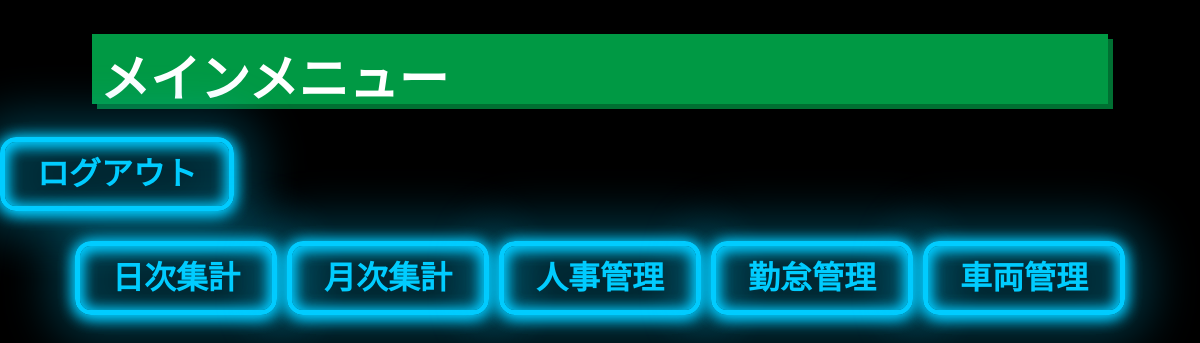
/main_menu/index.php, run on an earlier commit of the app's database.
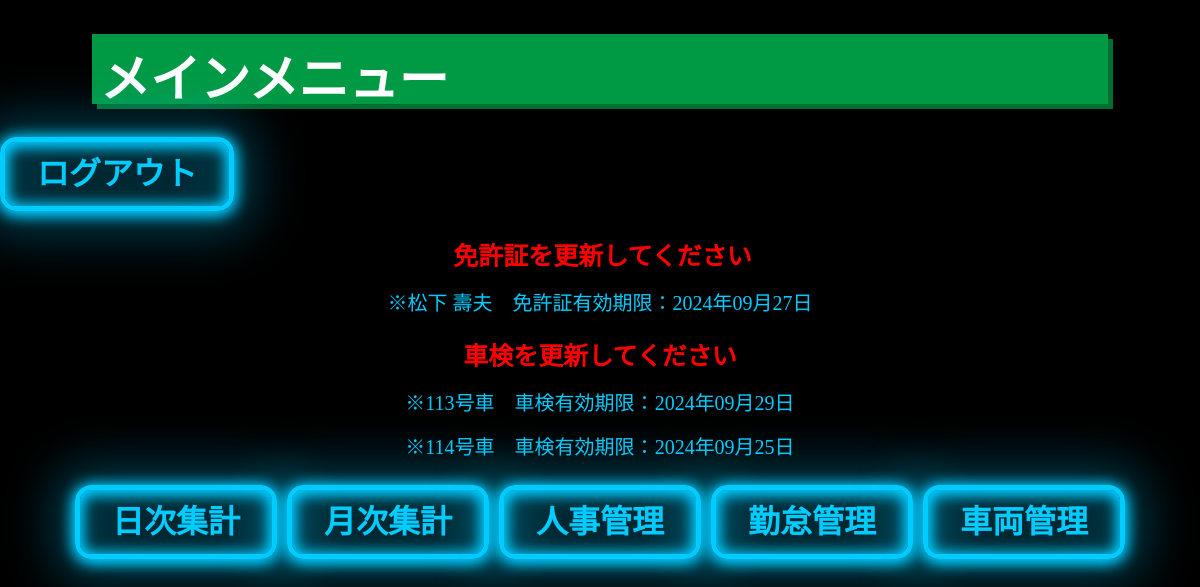
And on a later commit of the database.
### tables this page shows
CREATE TABLE `accounts` (
  `account_id` int(11) NOT NULL,
  `account_password` varchar(100) DEFAULT NULL COMMENT 'パスワード',
  `account_no` int(5) NOT NULL COMMENT '従業員No',
  `account_salesoffice` int(1) NOT NULL COMMENT '所属営業所',
  `account_kana01` varchar(20) NOT NULL COMMENT 'なまえ（氏）',
  `account_kana02` varchar(20) NOT NULL COMMENT 'なまえ（名）',
  `account_name01` varchar(20) NOT NULL COMMENT '漢字（氏）',
  `account_name02` varchar(20) NOT NULL COMMENT '漢字（名）',
  `account_birthday` date DEFAULT NULL COMMENT '生年月日',
  `account_jenda` int(1) NOT NULL COMMENT '性別',
  `account_bloodtype` int(1) NOT NULL COMMENT '血液型',
  `account_zipcord` char(8) DEFAULT NULL COMMENT '郵便番号',
  `account_pref` varchar(4) NOT NULL COMMENT '都道府県',
  `account_address01` varchar(150) NOT NULL COMMENT '市町村区',
  `account_address02` varchar(150) NOT NULL COMMENT '町名番地',
  `account_address03` varchar(100) DEFAULT NULL COMMENT 'マンション名など',
  `account_tel1` varchar(13) DEFAULT NULL COMMENT '連絡先1',
  `account_tel2` varchar(13) DEFAULT NULL COMMENT '連絡先2',
  `account_license_expiration_date` date DEFAULT NULL COMMENT '免許証有効期限',
  `account_guarentor_kana01` varchar(20) DEFAULT NULL COMMENT '保証人氏（ふりがな）',
  `account_guarentor_kana02` varchar(20) DEFAULT NULL COMMENT '保証人名（ふりがな）',
  `account_guarentor_name01` varchar(20) DEFAULT NULL COMMENT '保証人氏（漢字）',
  `account_guarentor_name02` varchar(20) DEFAULT NULL COMMENT '保証人名（漢字）',
  `account_relationship` varchar(5) DEFAULT NULL COMMENT '続柄',
  `account_guarentor_zipcode` char(8) DEFAULT NULL COMMENT '保証人郵便番号',
  `account_guarentor_pref` varchar(4) DEFAULT NULL COMMENT '保証人都道府県',
  `account_guarentor_address01` varchar(150) DEFAULT NULL COMMENT '保証人市区町村',
  `account_guarentor_address02` varchar(150) DEFAULT NULL COMMENT '保証人町名番地',
  `account_guarentor_address03` varchar(100) DEFAULT NULL COMMENT '保証人マンション名など',
  `account_guarentor_tel1` varchar(13) DEFAULT NULL COMMENT '保証人連絡先1',
  `account_guarentor_tel2` varchar(13) DEFAULT NULL COMMENT '保証人連絡先2',
  `account_department` int(1) NOT NULL COMMENT '所属課',
  `account_workclass` int(2) NOT NULL COMMENT '勤務区分',
  `account_classification` int(1) NOT NULL COMMENT '職種区分',
  `account_enrollment` int(1) DEFAULT NULL COMMENT '在籍区分',
  `account_employment_date` date DEFAULT NULL COMMENT '雇用年月日',
  `account_appointment_date` date DEFAULT NULL COMMENT '選任年月日',
  `account_retirement_date` date DEFAULT NULL COMMENT '退職年月日',
  `registration_date` date NOT NULL COMMENT '登録日',
  `updated_at` timestamp NOT NULL DEFAULT current_timestamp() COMMENT '更新日',
  `last_login_time` datetime DEFAULT NULL
);

CREATE TABLE `vehicles` (
  `car_id` int(11) NOT NULL,
  `car_number_name` varchar(5) NOT NULL COMMENT '車番',
  `car_model` varchar(10) NOT NULL COMMENT '車種',
  `car_name` varchar(30) NOT NULL COMMENT '車名',
  `car_transpottaition` varchar(5) NOT NULL COMMENT '運輸支局',
  `car_classification_no` int(3) NOT NULL COMMENT '分類番号',
  `car_purpose` varchar(1) NOT NULL COMMENT '用途別',
  `car_number` varchar(5) NOT NULL COMMENT '番号',
  `car_chassis_number` varchar(20) NOT NULL COMMENT '車台番号',
  `first_registration_day` date NOT NULL COMMENT '初年度登録年月',
  `vehicle_inspection_day` date NOT NULL COMMENT '車検有効期限',
  `compulsory_automobile_day` date NOT NULL COMMENT '自賠責有効期限',
  `meter_inspection_day` date DEFAULT NULL COMMENT 'メーター検査',
  `lp_gas_day` date DEFAULT NULL COMMENT 'LPガス容器有効',
  `owner_name` varchar(20) NOT NULL COMMENT '所有者（名）',
  `owner_address` varchar(150) NOT NULL COMMENT '所有者住所',
  `user_name` varchar(20) NOT NULL COMMENT '使用者（名）',
  `user_address` varchar(150) NOT NULL COMMENT '使用者（住所）',
  `headquarters_address` int(1) NOT NULL COMMENT '本拠の位置',
  `vehicle_registrationday` datetime NOT NULL COMMENT '登録日',
  `vehicle_updateday` timestamp NOT NULL DEFAULT current_timestamp() ON UPDATE current_timestamp() COMMENT '更新日',
  `is_suspended` tinyint(1) NOT NULL DEFAULT 0
);

### main_menu/index.php (the view, shortened to what this page needs)
<?php
require '../common/config.php';
try {
    $currentDate = new DateTime();
    $sql = '
    SELECT account_id, account_name01, account_name02, account_license_expiration_date
    FROM accounts
    WHERE DATE(account_license_expiration_date) BETWEEN :current_date AND DATE_ADD(:current_date, INTERVAL 14 DAY)
    ';
    $stmt = $pdoAccount->prepare($sql);
    $stmt->bindValue(':current_date', $currentDate->format('Y-m-d'), PDO::PARAM_STR);
    $stmt->execute();
    $expiringAccounts = $stmt->fetchAll(PDO::FETCH_ASSOC);
    $sql_vehicle = '
    SELECT car_number_name, vehicle_inspection_day
    FROM vehicles
    WHERE DATE(vehicle_inspection_day) BETWEEN :current_date AND DATE_ADD(:current_date, INTERVAL 14 DAY)
    ';
    $stmt_vehicle = $pdoAccount->prepare($sql_vehicle);
    $stmt_vehicle->bindValue(':current_date', $currentDate->format('Y-m-d'), PDO::PARAM_STR);
    $stmt_vehicle->execute();
    $expiringVehicles = $stmt_vehicle->fetchAll(PDO::FETCH_ASSOC);
} catch (PDOException $e) {
    exit('データベースエラー: ' . $e->getMessage());
}
?>
<!DOCTYPE html>
<html lang="ja">
    <head>
        <link rel="stylesheet" href="index.css">
    </head>
    <body>
        <header>
            <h1>メインメニュー</h1>
            <div class="logout-button">
                <a href="?action=logout">
                    <button>ログアウト</button>
                </a>
            </div>
        </header>
        <main>
            <div class="vertical-container">
            <?php if (!empty($expiringAccounts)): ?>
                <h2>免許証を更新してください</h2>
                <?php foreach ($expiringAccounts as $account): ?>
                    <?php
                    $expirationDate = new DateTime($account['account_license_expiration_date']);
                    $formattedExpirationDate = $expirationDate->format('Y年m月d日');
                    $fullName = htmlspecialchars($account['account_name01'], ENT_QUOTES, 'UTF-8') . ' ' . htmlspecialchars($account['account_name02'], ENT_QUOTES, 'UTF-8');
                    ?>
                    <p class="second-style">※<?= $fullName ?>　免許証有効期限：<?= htmlspecialchars($formattedExpirationDate, ENT_QUOTES, 'UTF-8') ?></p>
                <?php endforeach; ?>
            <?php endif; ?>
            <?php if (!empty($expiringVehicles)): ?>
                <h3>車検を更新してください</h3>
                <?php foreach ($expiringVehicles as $vehicle): ?>
                    <?php
                    $inspectionDate = new DateTime($vehicle['vehicle_inspection_day']);
                    $formattedInspectionDate = $inspectionDate->format('Y年m月d日');
                    $carNumberName = htmlspecialchars($vehicle['car_number_name'], ENT_QUOTES, 'UTF-8');
                    ?>
                    <p class="second-style">※<?= $carNumberName ?>号車　車検有効期限：<?= htmlspecialchars($formattedInspectionDate, ENT_QUOTES, 'UTF-8') ?></p>
                <?php endforeach; ?>
            <?php endif; ?>
            </div>
            <div class="container">
                <a href="#">
                    <button>日次集計</button>
                </a>
                <a href="#">
                    <button>月次集計</button>
                </a>
                <a href="../accounts/list.php">
                    <button>人事管理</button>
                </a>
                <a href="../attendance/menu.php">
                    <button>勤怠管理</button>
                </a>
                <a href="../vehicles/list.php">
                    <button>車両管理</button>
                </a>
            </div>
        </main>
    </body>
</html>

What changed in the data, as far as the page shows it:
now on this page (row edited): accounts: fullName "松下 壽夫", account_license_expiration_date "2024年09月27日"
added vehicles: car_number_name "113", vehicle_inspection_day "2024年09月29日"
added vehicles: car_number_name "114", vehicle_inspection_day "2024年09月25日"
Also different on the page:
text now shown: "免許証を更新してください 車検を更新してください"
